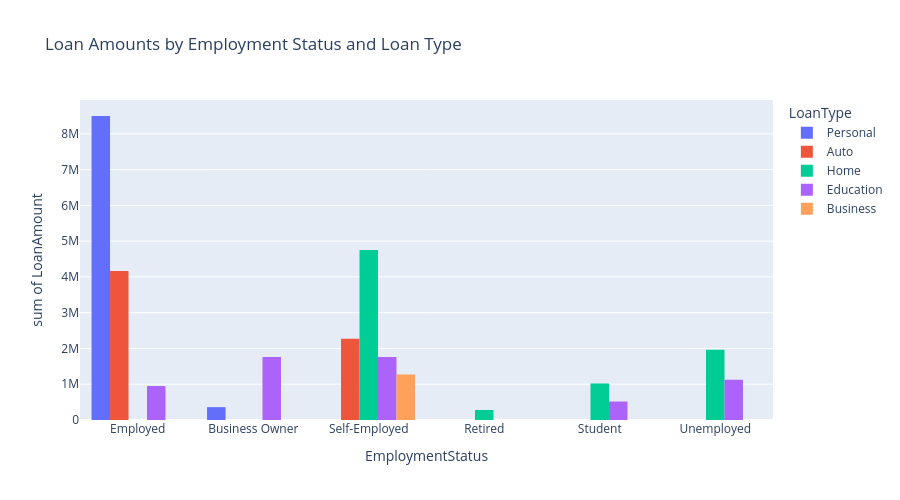

Notebook code for this chart:
### Markdown cell above
### 4.4 Loan Analysis

### Code cell
# Loan analysis by loan type
loan_data = bank_data[bank_data['HasLoan'] == 'Yes']

# Loan amount by loan type
plt.figure(figsize=(12, 6))
sns.boxplot(x='LoanType', y='LoanAmount', data=loan_data, palette='viridis')
plt.title('Loan Amount Distribution by Loan Type - BANK ALFALAH', fontsize=16)
plt.xlabel('Loan Type', fontsize=12)
plt.ylabel('Loan Amount (PKR)', fontsize=12)
plt.grid(axis='y', linestyle='--', alpha=0.7)
plt.tight_layout()
plt.show()

# Loan distribution by employment status
fig = px.histogram(loan_data, x='EmploymentStatus', y='LoanAmount',
                  color='LoanType', barmode='group',
                  title='Loan Amounts by Employment Status and Loan Type')
fig.update_layout(height=500, width=900)
fig.show()

# Credit score vs loan amount
plt.figure(figsize=(10, 6))
sns.scatterplot(x='CreditScore', y='LoanAmount', data=loan_data, 
                hue='LoanType', size='Age', sizes=(50, 200), alpha=0.7)
plt.title('Credit Score vs Loan Amount by Loan Type', fontsize=16)
plt.xlabel('Credit Score', fontsize=12)
plt.ylabel('Loan Amount (PKR)', fontsize=12)
plt.grid(True, linestyle='--', alpha=0.7)
plt.legend(title='Loan Type', fontsize=10)
plt.tight_layout()
plt.show()

# Loan statistics by type
loan_stats = loan_data.groupby('LoanType')['LoanAmount'].agg(['mean', 'median', 'std', 'min', 'max', 'count'])
loan_stats.sort_values(by='mean', ascending=False)

### Figure 1 — Plotly figure (JSON) as saved in the notebook; plotly's stock layout.template omitted (floating-point values rounded to 4 significant figures)
{"data": [{"alignmentgroup": "True", "bingroup": "x", "histfunc": "sum", "hovertemplate": "LoanType=Personal<br>EmploymentStatus=%{x}<br>sum of LoanAmount=%{y}<extra></extra>", "legendgroup": "Personal", "marker": {"color": "#636efa", "pattern": {"shape": ""}}, "name": "Personal", "offsetgroup": "Personal", "orientation": "v", "showlegend": true, "type": "histogram", "x": ["Employed", "Employed", "Business Owner", "Employed", "Employed", "Employed", "Employed", "Employed"], "xaxis": "x", "y": [904300.0, 1412000.0, 358800.0, 1124000.0, 1830000.0, 583200.0, 798000.0, 1848000.0], "yaxis": "y"}, {"alignmentgroup": "True", "bingroup": "x", "histfunc": "sum", "hovertemplate": "LoanType=Auto<br>EmploymentStatus=%{x}<br>sum of LoanAmount=%{y}<extra></extra>", "legendgroup": "Auto", "marker": {"color": "#EF553B", "pattern": {"shape": ""}}, "name": "Auto", "offsetgroup": "Auto", "orientation": "v", "showlegend": true, "type": "histogram", "x": ["Self-Employed", "Self-Employed", "Employed", "Employed", "Employed"], "xaxis": "x", "y": [286800.0, 1985000.0, 1673000.0, 1447000.0, 1042000.0], "yaxis": "y"}, {"alignmentgroup": "True", "bingroup": "x", "histfunc": "sum", "hovertemplate": "LoanType=Home<br>EmploymentStatus=%{x}<br>sum of LoanAmount=%{y}<extra></extra>", "legendgroup": "Home", "marker": {"color": "#00cc96", "pattern": {"shape": ""}}, "name": "Home", "offsetgroup": "Home", "orientation": "v", "showlegend": true, "type": "histogram", "x": ["Self-Employed", "Self-Employed", "Retired", "Student", "Self-Employed", "Unemployed"], "xaxis": "x", "y": [1948000.0, 1127000.0, 279100.0, 1022000.0, 1678000.0, 1961000.0], "yaxis": "y"}, {"alignmentgroup": "True", "bingroup": "x", "histfunc": "sum", "hovertemplate": "LoanType=Education<br>EmploymentStatus=%{x}<br>sum of LoanAmount=%{y}<extra></extra>", "legendgroup": "Education", "marker": {"color": "#ab63fa", "pattern": {"shape": ""}}, "name": "Education", "offsetgroup": "Education", "orientation": "v", "showlegend": true, "type": "histogram", "x": ["Self-Employed", "Student", "Employed", "Self-Employed", "Unemployed", "Business Owner"], "xaxis": "x", "y": [1237000.0, 516600.0, 949800.0, 525300.0, 1125000.0, 1765000.0], "yaxis": "y"}, {"alignmentgroup": "True", "bingroup": "x", "histfunc": "sum", "hovertemplate": "LoanType=Business<br>EmploymentStatus=%{x}<br>sum of LoanAmount=%{y}<extra></extra>", "legendgroup": "Business", "marker": {"color": "#FFA15A", "pattern": {"shape": ""}}, "name": "Business", "offsetgroup": "Business", "orientation": "v", "showlegend": true, "type": "histogram", "x": ["Self-Employed", "Self-Employed"], "xaxis": "x", "y": [231800.0, 1041000.0], "yaxis": "y"}], "layout": {"barmode": "group", "height": 500, "legend": {"title": {"text": "LoanType"}, "tracegroupgap": 0}, "title": {"text": "Loan Amounts by Employment Status and Loan Type"}, "width": 900, "xaxis": {"anchor": "y", "domain": [0, 1], "title": {"text": "EmploymentStatus"}}, "yaxis": {"anchor": "x", "domain": [0, 1], "title": {"text": "sum of LoanAmount"}}}}
